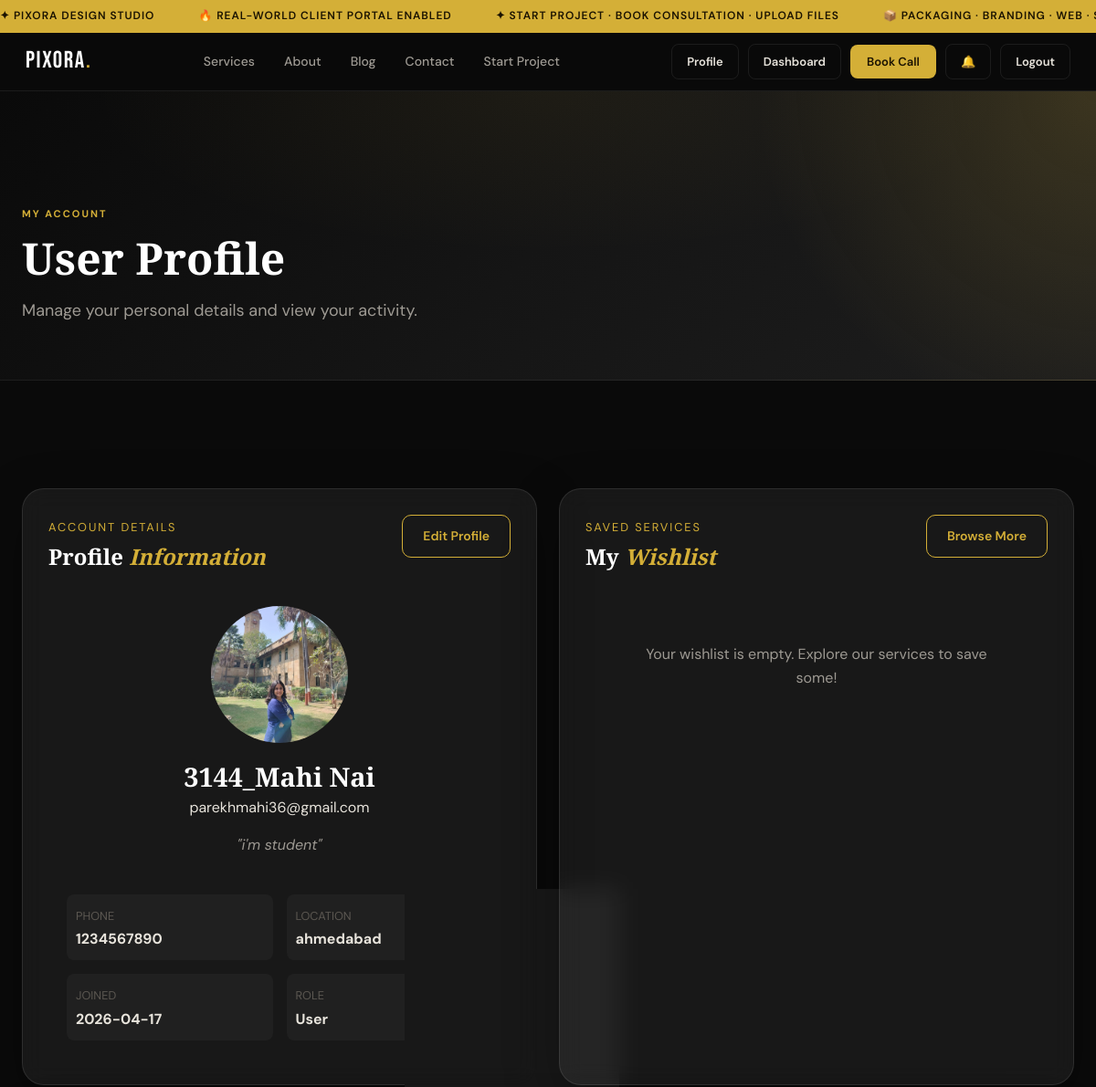
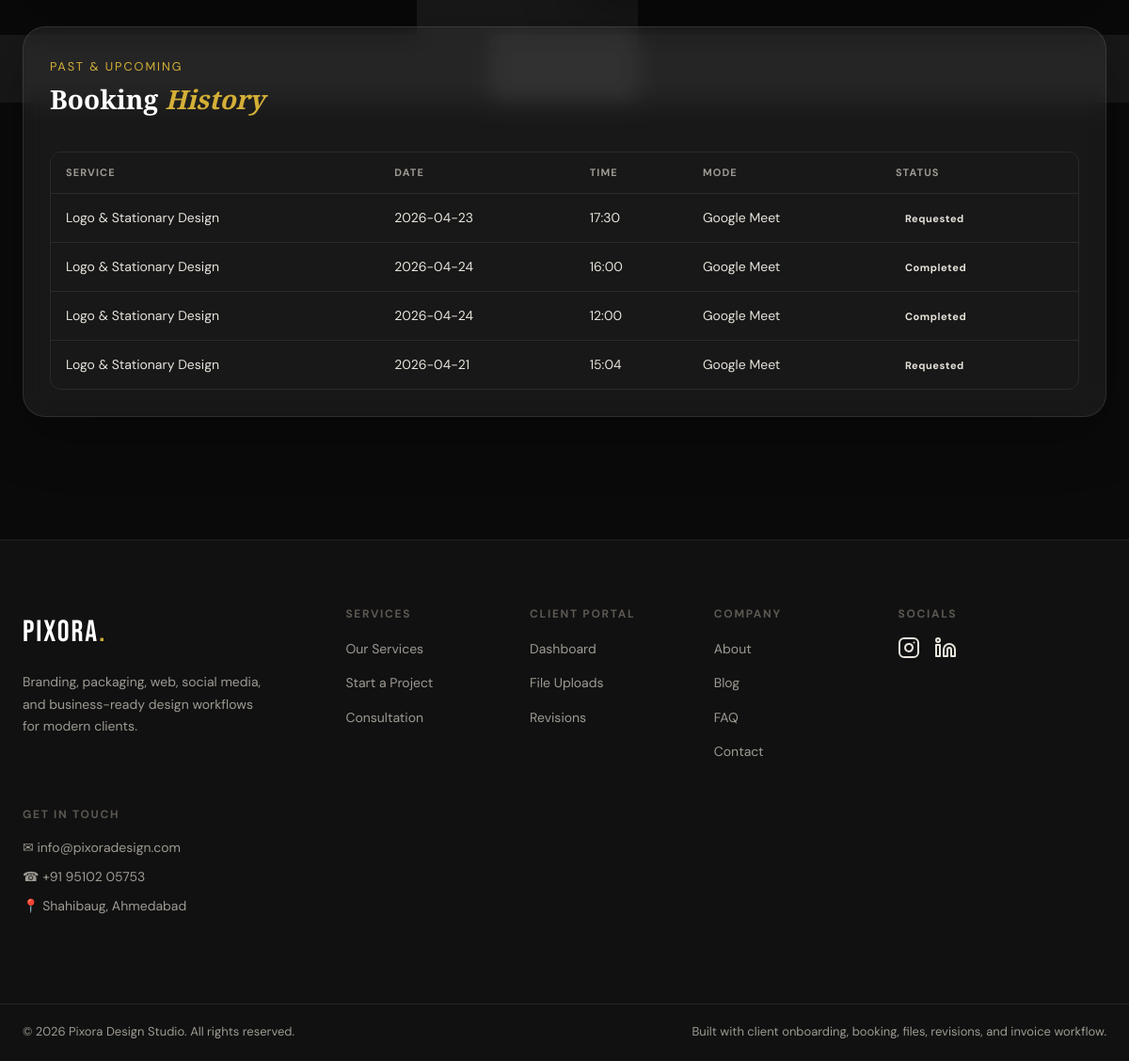
/profile (signed in), run on the app's committed database (2 pictures, top to bottom).
### tables this page shows
CREATE TABLE users (
            id INTEGER PRIMARY KEY AUTOINCREMENT,
            name TEXT NOT NULL,
            email TEXT UNIQUE NOT NULL,
            password_hash TEXT NOT NULL,
            role TEXT DEFAULT 'user',
            reset_token TEXT,
            reset_token_expires TEXT,
            created_at TEXT DEFAULT CURRENT_TIMESTAMP
        , profile_picture TEXT, bio TEXT, phone TEXT, location TEXT, status TEXT DEFAULT 'active');

CREATE TABLE bookings (
            id INTEGER PRIMARY KEY AUTOINCREMENT,
            user_id INTEGER,
            name TEXT NOT NULL,
            email TEXT NOT NULL,
            phone TEXT,
            service_interest TEXT,
            booking_date TEXT,
            booking_time TEXT,
            meeting_mode TEXT,
            notes TEXT,
            status TEXT DEFAULT 'Requested',
            created_at TEXT DEFAULT CURRENT_TIMESTAMP
        );

### app.py (the view)
@app.route('/profile')
@login_required
def profile():
    user = get_current_user()
    db = get_db()
    bookings = db.execute('SELECT * FROM bookings WHERE user_id=? ORDER BY id DESC', (user['id'],)).fetchall()
    wishlist = db.execute(
        '''SELECT w.*, s.title, s.icon, s.description FROM wishlist w
           JOIN service_items s ON w.service_id = s.id
           WHERE w.user_id=?''', (user['id'],)
    ).fetchall()
    return render_template('profile.html', user=user, bookings=bookings, wishlist=wishlist)

### app.py (called while the page is built)
def get_db():
    db = getattr(g, '_database', None)
    if db is None:
        db = g._database = sqlite3.connect(DATABASE)
        db.row_factory = sqlite3.Row
    return db

@app.teardown_appcontext
def close_connection(exception):
    db = getattr(g, '_database', None)
    if db is not None:
        db.close()

def login_required(f):
    @wraps(f)
    def decorated(*args, **kwargs):
        if 'user_id' not in session:
            flash('Please log in to access this page.', 'warning')
            return redirect(url_for('login', next=request.path))
        return f(*args, **kwargs)
    return decorated

def get_current_user():
    if 'user_id' not in session:
        return None
    return get_db().execute('SELECT * FROM users WHERE id=?', (session['user_id'],)).fetchone()

def get_user_notifications(limit=5, only_unread=False):
    user = get_current_user()
    if not user:
        return []
    query = 'SELECT * FROM notifications WHERE user_id=?'
    params = [user['id']]
    if only_unread:
        query += ' AND is_read=0'
    query += ' ORDER BY id DESC LIMIT ?'
    params.append(limit)
    return get_db().execute(query, tuple(params)).fetchall()

def unread_notification_count():
    user = get_current_user()
    if not user:
        return 0
    return get_db().execute('SELECT COUNT(*) FROM notifications WHERE user_id=? AND is_read=0', (user['id'],)).fetchone()[0]

@app.context_processor
def inject_user():
    user = get_current_user()
    play_login_sound = bool(session.pop('play_login_sound', False))
    return {
        'current_user': user,
        'notif_preview': get_user_notifications(limit=5) if user else [],
        'notif_unread_count': unread_notification_count() if user else 0,
        'play_login_sound': play_login_sound,
        'now_iso': now_iso
    }

### templates/profile.html (shortened to what this page needs)
{% extends "base.html" %}
{% block content %}
<div class="page-hero compact dashboard-hero-bg">
    <div class="container">
        <span class="section-kicker">My Account</span>
        <h1>User Profile</h1>
        <p>Manage your personal details and view your activity.</p>
    </div>
</div>
<section class="section">
    <div class="container">
        <div class="dashboard-grid-2">
            <div class="dash-panel glass-card">
                <div class="panel-head">
                    <div>
                        <span class="panel-kicker">Account Details</span>
                        <h2>Profile <em>Information</em></h2>
                    </div>
                    <a href="{{ url_for('profile_edit') }}" class="btn-outline">Edit Profile</a>
                </div>
                <div style="padding: 20px; display: flex; flex-direction: column; align-items: center; text-align: center;">
                    <div style="width: 150px; height: 150px; border-radius: 50%; overflow: hidden; border: 4px solid var(--accent-1); margin-bottom: 20px; background: rgba(255,255,255,0.05); display: flex; align-items: center; justify-content: center; font-size: 4rem;">
                        {% if user.profile_picture %}
                        <img src="{{ user.profile_picture }}" alt="{{ user.name }}" style="width: 100%; height: 100%; object-fit: cover;">
                        {% else %}
                        👤
                        {% endif %}
                    </div>
                    <h3 style="font-size: 1.8rem; margin-bottom: 5px;">{{ user.name }}</h3>
                    <p style="color: var(--accent-2); margin-bottom: 15px;">{{ user.email }}</p>
                    {% if user.bio %}
                    <p style="color: var(--text-2); margin-bottom: 20px; font-style: italic;">"{{ user.bio }}"</p>
                    {% endif %}
                    <div style="display: grid; grid-template-columns: 1fr 1fr; gap: 15px; width: 100%; margin-top: 20px;">
                        <div style="text-align: left; padding: 10px; background: rgba(255,255,255,0.03); border-radius: 8px;">
                            <span style="font-size: 0.8rem; color: var(--text-3); text-transform: uppercase;">Phone</span>
                            <div style="color: var(--text-1); font-weight: bold;">{{ user.phone or 'Not set' }}</div>
                        </div>
                        <div style="text-align: left; padding: 10px; background: rgba(255,255,255,0.03); border-radius: 8px;">
                            <span style="font-size: 0.8rem; color: var(--text-3); text-transform: uppercase;">Location</span>
                            <div style="color: var(--text-1); font-weight: bold;">{{ user.location or 'Not set' }}</div>
                        </div>
                        <div style="text-align: left; padding: 10px; background: rgba(255,255,255,0.03); border-radius: 8px;">
                            <span style="font-size: 0.8rem; color: var(--text-3); text-transform: uppercase;">Joined</span>
                            <div style="color: var(--text-1); font-weight: bold;">{{ user.created_at[:10] }}</div>
                        </div>
                        <div style="text-align: left; padding: 10px; background: rgba(255,255,255,0.03); border-radius: 8px;">
                            <span style="font-size: 0.8rem; color: var(--text-3); text-transform: uppercase;">Role</span>
                            <div style="color: var(--text-1); font-weight: bold;">{{ user.role|capitalize }}</div>
                        </div>
                    </div>
                </div>
            </div>
            <div class="dash-panel glass-card">
                <div class="panel-head">
                    <div>
                        <span class="panel-kicker">Saved Services</span>
                        <h2>My <em>Wishlist</em></h2>
                    </div>
                    <a href="/services" class="btn-outline">Browse More</a>
                </div>
                <div style="padding: 20px;">
                    {% if wishlist %}
                    <div class="metric-list">
                        {% for item in wishlist %}
                        <div class="metric-item" style="display: flex; align-items: center; gap: 15px;">
                            <div style="font-size: 2rem;">{{ item.icon }}</div>
                            <div style="flex-grow: 1;">
                                <div style="font-weight: bold; color: var(--text-1);">{{ item.title }}</div>
                                <div style="font-size: 0.85rem; color: var(--text-2);">{{ item.description[:60] }}...</div>
                            </div>
                            <button onclick="toggleWishlist({{ item.service_id }})" class="btn-outline" style="padding: 5px 10px; font-size: 0.8rem;">Remove</button>
                        </div>
                        {% endfor %}
                    </div>
                    {% else %}
                    <div class="empty-state">Your wishlist is empty. Explore our services to save some!</div>
                    {% endif %}
                </div>
            </div>
        </div>
        <div class="dash-section glass-card" style="margin-top: 30px;">
            <div class="panel-head">
                <div>
                    <span class="panel-kicker">Past & Upcoming</span>
                    <h2>Booking <em>History</em></h2>
                </div>
            </div>
            {% if bookings %}
            <div class="dash-table-wrap">
                <table class="dash-table">
                    <thead>
                        <tr>
                            <th>Service</th>
                            <th>Date</th>
                            <th>Time</th>
                            <th>Mode</th>
                            <th>Status</th>
                        </tr>
                    </thead>
                    <tbody>
                        {% for b in bookings %}
                        <tr>
                            <td>{{ b.service_interest or '—' }}</td>
                            <td>{{ b.booking_date }}</td>
                            <td>{{ b.booking_time }}</td>
                            <td>{{ b.meeting_mode or '—' }}</td>
                            <td><span class="status-badge status-{{ b.status|lower|replace(' ','-') }}">{{ b.status }}</span></td>
                        </tr>
                        {% endfor %}
                    </tbody>
                </table>
            </div>
            {% else %}
            <div class="empty-state">No bookings found.</div>
            {% endif %}
        </div>
    </div>
</section>
{% endblock %}

### templates/base.html (shortened to what this page needs)
<!DOCTYPE html>
<html lang="en">
<head>
    <link rel="stylesheet" href="{{ url_for('static', filename='css/style.css') }}">
</head>
<body>
<div class="ticker-wrap">
    <div class="ticker-track">
        <span>✦ Pixora Design Studio</span>
        <span>🔥 Real-world client portal enabled</span>
        <span>✦ Start Project · Book Consultation · Upload Files</span>
        <span>📦 Packaging · Branding · Web · Social Media</span>
    </div>
</div>
<nav class="navbar" id="navbar">
    <a href="/" class="nav-logo">PIXORA<span class="logo-dot">.</span></a>
    <div class="nav-center">
        <a href="/services" class="nav-link">Services</a>
        <a href="/about" class="nav-link">About</a>
        <a href="/blog" class="nav-link">Blog</a>
        <a href="/contact" class="nav-link">Contact</a>
        {% if current_user and current_user.role != 'admin' %}
        <a href="/start-project" class="nav-link">Start Project</a>
        {% endif %}
    </div>
    <div class="nav-right">
        {% if current_user %}
            {% if current_user.role == 'admin' %}
                <a href="/admin" class="btn-nav-outline">Admin</a>
            {% else %}
                <a href="/profile" class="btn-nav-outline">Profile</a>
                <a href="/dashboard" class="btn-nav-outline">Dashboard</a>
                <a href="/book-consultation" class="btn-nav-solid">Book Call</a>
            {% endif %}
            {% if current_user.role != 'admin' %}
            <div class="notif-dropdown">
                <a href="{{ url_for('notifications_page') }}" class="btn-nav-outline notif-bell">🔔{% if notif_unread_count %}<span class="notif-pill">{{ notif_unread_count }}</span>{% endif %}</a>
            </div>
            {% endif %}
            <a href="/logout" class="btn-nav-outline">Logout</a>
        {% else %}
            <a href="/login" class="btn-nav-outline">Login</a>
            <a href="/signup" class="btn-nav-solid">Get Started</a>
        {% endif %}
    </div>
</nav>
{% block content %}{% endblock %}
<footer class="footer">
    <div class="footer-inner">
        <div class="footer-brand">
            <div class="footer-logo">PIXORA<span class="logo-dot">.</span></div>
            <p>Branding, packaging, web, social media, and business-ready design workflows for modern clients.</p>
        </div>
        <div class="footer-col">
            <h4>Services</h4>
            <ul>
                <li><a href="/services">Our Services</a></li>
                <li><a href="/start-project">Start a Project</a></li>
                <li><a href="/book-consultation">Consultation</a></li>
            </ul>
        </div>
        <div class="footer-col">
            <h4>Client Portal</h4>
            <ul>
                <li><a href="/dashboard">Dashboard</a></li>
                <li><a href="/client/files">File Uploads</a></li>
                <li><a href="/client/revisions">Revisions</a></li>
            </ul>
        </div>
        <div class="footer-col">
            <h4>Company</h4>
            <ul>
                <li><a href="/about">About</a></li>
                <li><a href="/blog">Blog</a></li>
                <li><a href="/faq">FAQ</a></li>
                <li><a href="/contact">Contact</a></li>
            </ul>
        </div>
        <div class="footer-col">
            <h4>Socials</h4>
            <div class="social-icons" style="display: flex; gap: 15px; margin-top: 10px;">
                <a href="https://www.instagram.com/pixoradesign?igsh=MWNlNzZiN242MGhrMQ==" target="_blank" rel="noopener noreferrer" style="color: inherit;" title="Instagram">
                </a>
                <a href="https://www.linkedin.com/company/pixora/" target="_blank" rel="noopener noreferrer" style="color: inherit;" title="LinkedIn">
                </a>
            </div>
        </div>
        <div class="footer-col">
            <h4>Get in Touch</h4>
            <p class="footer-contact-line">✉ info@pixoradesign.com</p>
            <p class="footer-contact-line">☎ +91 95102 05753</p>
            <p class="footer-contact-line">📍 Shahibaug, Ahmedabad</p>
        </div>
    </div>
    <div class="footer-bottom">
        <span>© 2026 Pixora Design Studio. All rights reserved.</span>
        <span>Built with client onboarding, booking, files, revisions, and invoice workflow.</span>
    </div>
</footer>
</body>
</html>

### data on the page
users: profile_picture (picture), name "3144_Mahi Nai", email "parekhmahi36@gmail.com", bio "i'm student", phone "1234567890", location "ahmedabad", created_at "2026-04-17", role "User"
bookings: service_interest "Logo & Stationary Design", booking_date "2026-04-23", booking_time "17:30", meeting_mode "Google Meet", status "Requested"
bookings: service_interest "Logo & Stationary Design", booking_date "2026-04-24", booking_time "16:00", meeting_mode "Google Meet", status "Completed"
bookings: service_interest "Logo & Stationary Design", booking_date "2026-04-24", booking_time "12:00", meeting_mode "Google Meet", status "Completed"
bookings: service_interest "Logo & Stationary Design", booking_date "2026-04-21", booking_time "15:04", meeting_mode "Google Meet", status "Requested"
